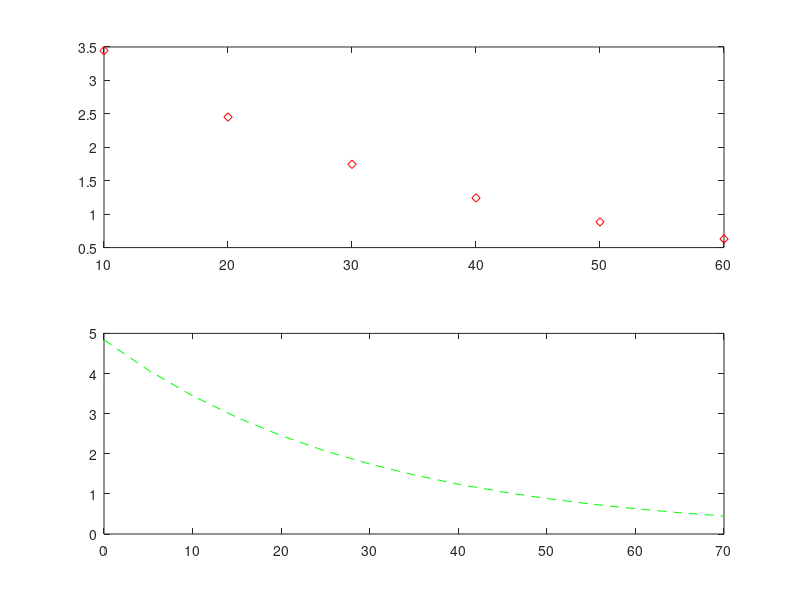

The MATLAB source for this figure:
%Problem 1
% 
% clc;clear;
% t=0:0.05:0.8;
% Q0=10,R=60,L=9,C1=0.00005,C2=0.0005;
% Ex1=Q0*exp(-R.*t/2*L);
% cos1=cos(sqrt((1/(L*C1))-(((R/(L*2))^2).*t)));
% cos2=cos(sqrt((1/(L*C2))-(((R/(L*2))^2).*t)));
% SofQ1=Ex1.*cos1;
% SofQ2=Ex1.*cos2;
% figure
% subplot(2,1,1);
% plot(t,SofQ1);
% subplot(2,1,2);
% plot(t,SofQ2);

%The graphs change when the capacitor goes up because value inside of the
%square root would increase; leading to a diffrence in the cos function and
%a change in slope.
%feel free to change which problem is commented out!
%Problem 2
clc;clear;
t=10:10:60;
t2=0:5:70
%time values
coft=4.84*exp(-0.034.*t);
coft2=4.84*exp(-0.034.*t2);

figure
subplot(2,1,1);
plot(t,coft,'dr');
subplot(2,1,2);
plot(t2,coft2,'--g');